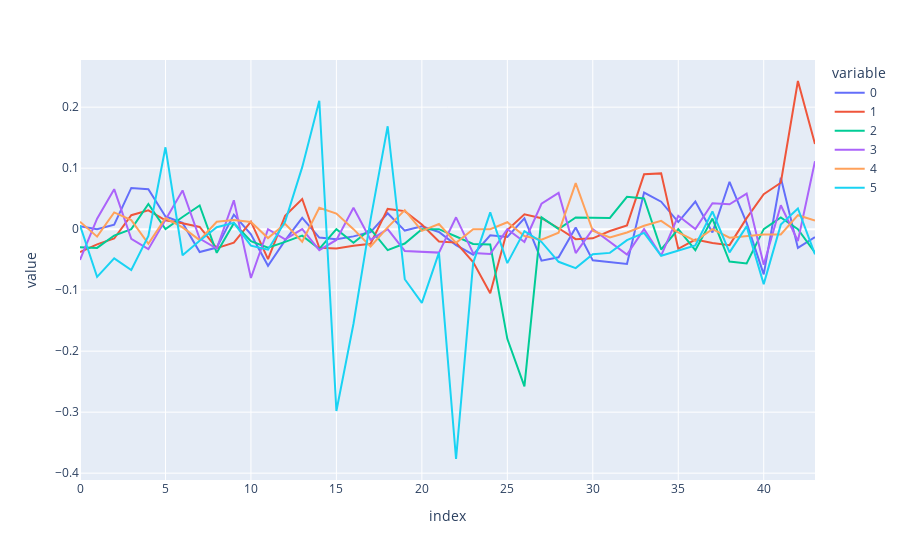

This figure's notebook cell:
### Code cell
Stock_symbols = ['JILL','ELTK','ONVO','UAVS', 'AEY','OBLN']

returns = market_return(Stock_symbols, '2019-07-01', '2019-09-04') # portfolio return

time_series_plot(returns) # plot
